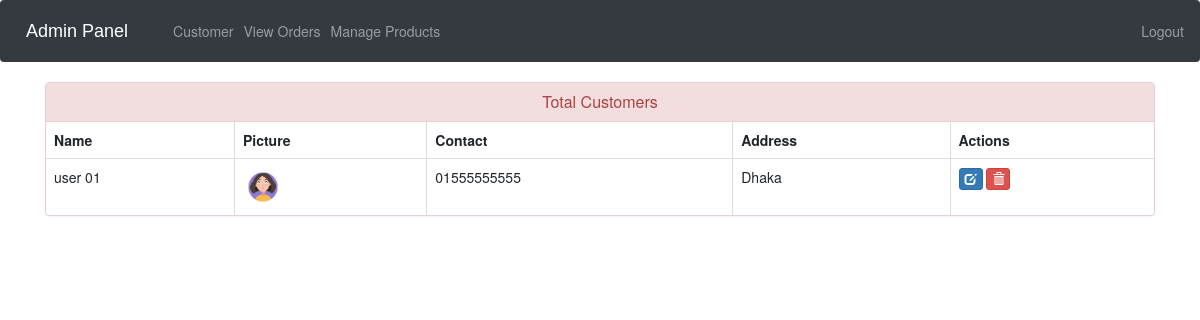
The app's page /view-customer (signed in) with its own data.
### store/models.py (models this page shows, shortened)
class Customer(models.Model):
    user=models.OneToOneField(User,on_delete=models.CASCADE)
    profile_pic= models.ImageField(upload_to='profile_pic/CustomerProfilePic/',null=True,blank=True)
    address = models.CharField(max_length=40)
    mobile = models.CharField(max_length=20,null=False)
    @property
    def get_name(self):
        return self.user.first_name+" "+self.user.last_name

### superuser/views.py (the view)
# urls.py: path('view-customer', suv.view_customer_view,name='view-customer'),
@login_required(login_url='adminlogin')
def view_customer_view(request):
    customers=models.Customer.objects.all()
    return render(request,'store/view_customer.html',{'customers':customers})

### templates/store/view_customer.html (shortened to what this page needs)
{% extends 'store/admin_base.html' %}
{% load static %}
{% block content %}
<head>
  <link href="//netdna.bootstrapcdn.com/bootstrap/3.0.0/css/bootstrap.min.css" rel="stylesheet" id="bootstrap-css">
</head>
<div class="container">
  <div class="panel panel-danger">
    <div class="panel-heading">
      <h6 class="panel-title">Total Customers</h6>
    </div>
    <table class="table table-hover table-bordered" id="dev-table">
      <thead>
        <tr>
          <th>Name</th>
          <th>Picture</th>
          <th>Contact</th>
          <th>Address</th>
          <th>Actions</th>
        </tr>
      </thead>
      {% for c in customers %}
      <tr>
        <td> {{c.get_name}}</td>
        <td> <img src="{% static c.profile_pic.url %}" alt="Profile Pic" height="40px" width="40px" /></td>
        <td>{{c.mobile}}</td>
        <td>{{c.address}}</td>
        <td><a class="btn btn-primary btn-xs" href="{% url 'update-customer' c.id  %}"><span class="glyphicon glyphicon-edit"></span></a>
        <a class="btn btn-danger btn-xs" href="{% url 'delete-customer' c.id  %}"><span class="glyphicon glyphicon-trash"></span></a></td>
      </tr>
      {% endfor %}
    </table>
  </div>
</div>
{% endblock content %}

### templates/store/view_customer.html (style rules this page uses)
a:link { text-decoration: none; }
h6 { text-align: center; }

### records on screen
Customer: get_name "user 01", profile_pic (picture), mobile "01555555555", address "Dhaka"
